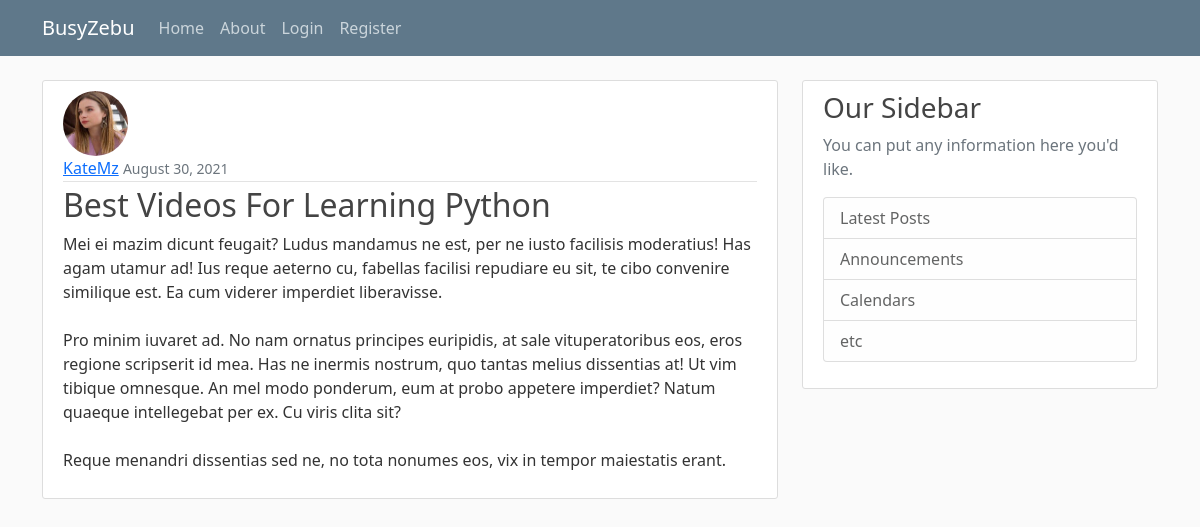
Page /post/49/ on the committed database.
### blog/models.py (models this page shows, shortened)
class Post(models.Model):
    title = models.CharField(max_length=100)
    author = models.ForeignKey(User, on_delete=models.CASCADE)
    content = models.TextField()
    date_posted = models.DateTimeField(default=timezone.now)

### users/models.py (models this page shows, shortened)
class Profile(models.Model):
    user = models.OneToOneField(User, on_delete=models.CASCADE)
    image = models.ImageField(default='default.png', upload_to='profile_pics')

### blog/views.py (the view)
# urls.py: path('post/<int:pk>/', PostDetailView.as_view(), name='post-detail'),
class PostDetailView(DetailView):
    model = Post

### blog/templates/blog/post_detail.html (shortened to what this page needs)
{% extends "blog/base.html"%}
{% block content %}
    <article class="media content-section">
        <img class='rounded-circle article-img' src="{{object.author.profile.image.url}}">
        <div class="media-body">
          <div class="article-metadata">
            <a class="mr-2" href="{% url 'user-posts' post.author.username %}">{{ object.author }}</a>
            <small class="text-muted">{{ object.date_posted|date:"F d, Y" }}</small>
          </div>
          <h2 class="article-title">{{  object.title }}</h2>
          <p class="article-content">{{  object.content }}</p>
        </div>
    </article>
{% endblock content %}

### blog/static/blog/main.css (style rules this page uses)
body { background: #fafafa; color: #333333; margin-top: 5rem; }
h1, h2, h3, h4, h5, h6 { color: #444444; }
.content-section { background: #ffffff; padding: 10px 20px; border: 1px solid #dddddd; border-radius: 3px; margin-bottom: 20px; }
.article-title { color: #444444; }
.article-content { white-space: pre-line; }
.article-img { height: 65px; width: 65px; margin-right: 16px; }
.article-metadata { padding-bottom: 1px; margin-bottom: 4px; border-bottom: 1px solid #e3e3e3 }

### rows in the picture
Post: author.profile.image (picture), author "KateMz", date_posted "August 30, 2021", title "Best Videos For Learning Python", content "Mei ei mazim dicunt feugait? Ludus mandamus ne est, per ne iusto facilisis moderatius! Has agam utamur ad! Ius reque aeterno cu, fabellas facilisi repudiare eu sit, te cibo convenire similique est. Ea cum viderer imperdiet liberavisse. Pro minim iuvaret ad. No nam ornatus principes euripidis, at sale vituperatoribus eos, eros regione scripserit id mea. Has ne inermis nostrum, quo tantas melius dissentias at! Ut vim tibique omnesque. An mel modo ponderum, eum at probo appetere imperdiet? Natum quaeque intellegebat per ex. Cu viris clita sit? Reque menandri dissentias sed ne, no tota nonumes eos, vix in tempor maiestatis erant."
